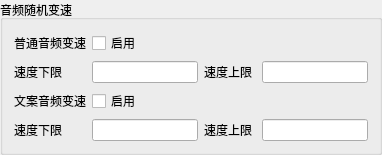
                <widget class="QGroupBox" name="groupBox_audio_random_speed">
                 <property name="title">
                  <string>音频随机变速</string>
                 </property>
                 <layout class="QGridLayout" name="gridLayout_53">
                  <item row="0" column="0">
                   <layout class="QGridLayout" name="gridLayout_52" columnstretch="1,2,1,2">
                    <item row="2" column="1">
                     <widget class="QLineEdit" name="lineEdit_audio_random_speed_normal_speed_min"/>
                    </item>
                    <item row="1" column="0">
                     <widget class="QLabel" name="label_audio_random_speed_normal_enable">
                      <property name="text">
                       <string>普通音频变速</string>
                      </property>
                     </widget>
                    </item>
                    <item row="2" column="0">
                     <widget class="QLabel" name="label_audio_random_speed_normal_speed_min">
                      <property name="text">
                       <string>速度下限</string>
                      </property>
                     </widget>
                    </item>
                    <item row="2" column="2">
                     <widget class="QLabel" name="label_audio_random_speed_normal_speed_max">
                      <property name="text">
                       <string>速度上限</string>
                      </property>
                     </widget>
                    </item>
                    <item row="1" column="1">
                     <widget class="QCheckBox" name="checkBox_audio_random_speed_normal_enable">
                      <property name="text">
                       <string>启用</string>
                      </property>
                     </widget>
                    </item>
                    <item row="2" column="3">
                     <widget class="QLineEdit" name="lineEdit_audio_random_speed_normal_speed_max"/>
                    </item>
                    <item row="3" column="0">
                     <widget class="QLabel" name="label_audio_random_speed_copywriting_enable">
                      <property name="text">
                       <string>文案音频变速</string>
                      </property>
                     </widget>
                    </item>
                    <item row="3" column="1">
                     <widget class="QCheckBox" name="checkBox_audio_random_speed_copywriting_enable">
                      <property name="text">
                       <string>启用</string>
                      </property>
                     </widget>
                    </item>
                    <item row="4" column="0">
                     <widget class="QLabel" name="label_audio_random_speed_copywriting_speed_min">
                      <property name="text">
                       <string>速度下限</string>
                      </property>
                     </widget>
                    </item>
                    <item row="4" column="1">
                     <widget class="QLineEdit" name="lineEdit_audio_random_speed_copywriting_speed_min"/>
                    </item>
                    <item row="4" column="2">
                     <widget class="QLabel" name="label_audio_random_speed_copywriting_speed_max">
                      <property name="text">
                       <string>速度上限</string>
                      </property>
                     </widget>
                    </item>
                    <item row="4" column="3">
                     <widget class="QLineEdit" name="lineEdit_audio_random_speed_copywriting_speed_max"/>
                    </item>
                   </layout>
                  </item>
                 </layout>
                </widget>
